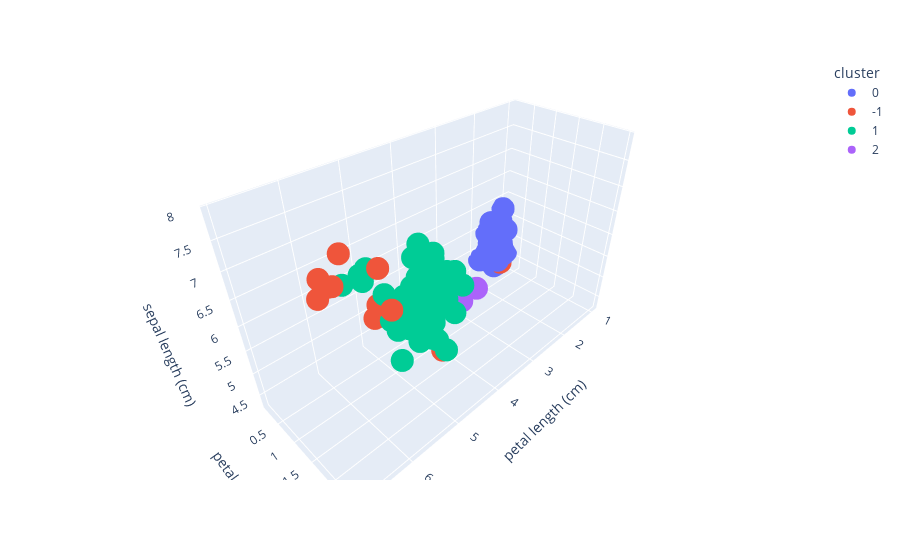

The cell this chart's notebook holds for it:
### Code cell
# Scatter plot of predicted clusters

fig = px.scatter_3d(df,
                    x="petal length (cm)",
                    y="petal width (cm)",
                    z="sepal length (cm)",
                    color="cluster",
                    height=500)
fig.show()

### Figure 1 — Plotly figure (JSON) as saved in the notebook; plotly's stock layout.template omitted (floating-point values rounded to 4 significant figures)
{"data": [{"hovertemplate": "cluster=0<br>petal length (cm)=%{x}<br>petal width (cm)=%{y}<br>sepal length (cm)=%{z}<extra></extra>", "legendgroup": "0", "marker": {"color": "#636efa", "symbol": "circle"}, "mode": "markers", "name": "0", "scene": "scene", "showlegend": true, "type": "scatter3d", "x": [1.4, 1.4, 1.3, 1.5, 1.4, 1.7, 1.4, 1.5, 1.4, 1.5, 1.5, 1.6, 1.4, 1.1, 1.2, 1.5, 1.3, 1.4, 1.7, 1.5, 1.7, 1.5, 1, 1.7, 1.9, 1.6, 1.6, 1.5, 1.4, 1.6, 1.6, 1.5, 1.5, 1.4, 1.5, 1.2, 1.3, 1.4, 1.3, 1.5, 1.3, 1.3, 1.6, 1.9, 1.4, 1.6, 1.4, 1.5, 1.4], "y": [0.2, 0.2, 0.2, 0.2, 0.2, 0.4, 0.3, 0.2, 0.2, 0.1, 0.2, 0.2, 0.1, 0.1, 0.2, 0.4, 0.4, 0.3, 0.3, 0.3, 0.2, 0.4, 0.2, 0.5, 0.2, 0.2, 0.4, 0.2, 0.2, 0.2, 0.2, 0.4, 0.1, 0.2, 0.2, 0.2, 0.2, 0.1, 0.2, 0.2, 0.3, 0.2, 0.6, 0.4, 0.3, 0.2, 0.2, 0.2, 0.2], "z": [5.1, 4.9, 4.7, 4.6, 5, 5.4, 4.6, 5, 4.4, 4.9, 5.4, 4.8, 4.8, 4.3, 5.8, 5.7, 5.4, 5.1, 5.7, 5.1, 5.4, 5.1, 4.6, 5.1, 4.8, 5, 5, 5.2, 5.2, 4.7, 4.8, 5.4, 5.2, 5.5, 4.9, 5, 5.5, 4.9, 4.4, 5.1, 5, 4.4, 5, 5.1, 4.8, 5.1, 4.6, 5.3, 5]}, {"hovertemplate": "cluster=-1<br>petal length (cm)=%{x}<br>petal width (cm)=%{y}<br>sepal length (cm)=%{z}<extra></extra>", "legendgroup": "-1", "marker": {"color": "#EF553B", "symbol": "circle"}, "mode": "markers", "name": "-1", "scene": "scene", "showlegend": true, "type": "scatter3d", "x": [1.3, 4.5, 4.4, 6.6, 4.5, 5.8, 6.1, 6.7, 6.9, 6.7, 6.4, 5.6, 6.1], "y": [0.3, 1.5, 1.3, 2.1, 1.7, 1.8, 2.5, 2.2, 2.3, 2, 2, 1.4, 2.3], "z": [4.5, 6.2, 6.3, 7.6, 4.9, 6.7, 7.2, 7.7, 7.7, 7.7, 7.9, 6.1, 7.7]}, {"hovertemplate": "cluster=1<br>petal length (cm)=%{x}<br>petal width (cm)=%{y}<br>sepal length (cm)=%{z}<extra></extra>", "legendgroup": "1", "marker": {"color": "#00cc96", "symbol": "circle"}, "mode": "markers", "name": "1", "scene": "scene", "showlegend": true, "type": "scatter3d", "x": [4.7, 4.5, 4.9, 4, 4.6, 4.5, 4.7, 4.6, 3.9, 4.2, 4, 4.7, 3.6, 4.4, 4.5, 4.1, 3.9, 4.8, 4, 4.9, 4.7, 4.3, 4.4, 4.8, 5, 4.5, 3.5, 3.8, 3.7, 3.9, 5.1, 4.5, 4.5, 4.7, 4.1, 4, 4.4, 4.6, 4, 4.2, 4.2, 4.2, 4.3, 4.1, 6, 5.1, 5.9, 5.6, 5.8, 6.3, 5.1, 5.3, 5.5, 5, 5.1, 5.3, 5.5, 5, 5.7, 4.9, 4.9, 5.7, 6, 4.8, 4.9, 5.6, 5.8, 6.1, 5.6, 5.1, 5.6, 5.5, 4.8, 5.4, 5.6, 5.1, 5.1, 5.9, 5.7, 5.2, 5, 5.2, 5.4, 5.1], "y": [1.4, 1.5, 1.5, 1.3, 1.5, 1.3, 1.6, 1.3, 1.4, 1.5, 1, 1.4, 1.3, 1.4, 1.5, 1, 1.1, 1.8, 1.3, 1.5, 1.2, 1.3, 1.4, 1.4, 1.7, 1.5, 1, 1.1, 1, 1.2, 1.6, 1.5, 1.6, 1.5, 1.3, 1.3, 1.2, 1.4, 1.2, 1.3, 1.2, 1.3, 1.3, 1.3, 2.5, 1.9, 2.1, 1.8, 2.2, 1.8, 2, 1.9, 2.1, 2, 2.4, 2.3, 1.8, 1.5, 2.3, 2, 1.8, 2.1, 1.8, 1.8, 1.8, 2.1, 1.6, 1.9, 2.2, 1.5, 2.4, 1.8, 1.8, 2.1, 2.4, 2.3, 1.9, 2.3, 2.5, 2.3, 1.9, 2, 2.3, 1.8], "z": [7, 6.4, 6.9, 5.5, 6.5, 5.7, 6.3, 6.6, 5.2, 5.9, 6, 6.1, 5.6, 6.7, 5.6, 5.8, 5.6, 5.9, 6.1, 6.3, 6.1, 6.4, 6.6, 6.8, 6.7, 6, 5.7, 5.5, 5.5, 5.8, 6, 5.4, 6, 6.7, 5.6, 5.5, 5.5, 6.1, 5.8, 5.6, 5.7, 5.7, 6.2, 5.7, 6.3, 5.8, 7.1, 6.3, 6.5, 7.3, 6.5, 6.4, 6.8, 5.7, 5.8, 6.4, 6.5, 6, 6.9, 5.6, 6.3, 6.7, 7.2, 6.2, 6.1, 6.4, 7.2, 7.4, 6.4, 6.3, 6.3, 6.4, 6, 6.9, 6.7, 6.9, 5.8, 6.8, 6.7, 6.7, 6.3, 6.5, 6.2, 5.9]}, {"hovertemplate": "cluster=2<br>petal length (cm)=%{x}<br>petal width (cm)=%{y}<br>sepal length (cm)=%{z}<extra></extra>", "legendgroup": "2", "marker": {"color": "#ab63fa", "symbol": "circle"}, "mode": "markers", "name": "2", "scene": "scene", "showlegend": true, "type": "scatter3d", "x": [3.3, 3.5, 3.3, 3], "y": [1, 1, 1, 1.1], "z": [4.9, 5, 5, 5.1]}], "layout": {"autosize": true, "legend": {"title": {"text": "cluster"}, "tracegroupgap": 0}, "margin": {"t": 60}, "scene": {"aspectmode": "auto", "aspectratio": {"x": 1.591, "y": 0.6473, "z": 0.9709}, "domain": {"x": [0, 1], "y": [0, 1]}, "xaxis": {"title": {"text": "petal length (cm)"}, "type": "linear"}, "yaxis": {"title": {"text": "petal width (cm)"}, "type": "linear"}, "zaxis": {"title": {"text": "sepal length (cm)"}, "type": "linear"}}}}
